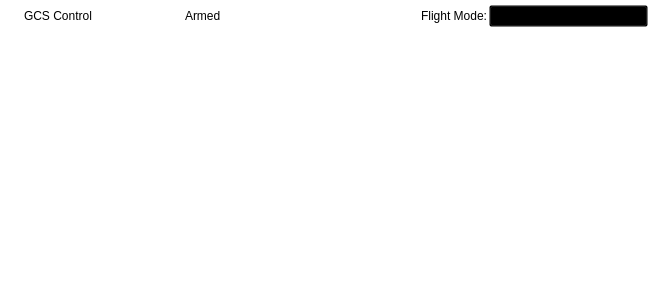
<?xml version="1.0" encoding="UTF-8"?>
<ui version="4.0">
 <class>GCSControl</class>
 <widget class="QWidget" name="GCSControl">
  <property name="geometry">
   <rect>
    <x>0</x>
    <y>0</y>
    <width>653</width>
    <height>295</height>
   </rect>
  </property>
  <property name="sizePolicy">
   <sizepolicy hsizetype="Expanding" vsizetype="Expanding">
    <horstretch>0</horstretch>
    <verstretch>0</verstretch>
   </sizepolicy>
  </property>
  <property name="windowTitle">
   <string>Form</string>
  </property>
  <property name="styleSheet">
   <string notr="true">background:transparent</string>
  </property>
  <layout class="QVBoxLayout" name="verticalLayout_2">
   <property name="spacing">
    <number>2</number>
   </property>
   <property name="margin">
    <number>5</number>
   </property>
   <item>
    <layout class="QVBoxLayout" name="verticalLayout">
     <item>
      <layout class="QHBoxLayout" name="horizontalLayout">
       <item>
        <widget class="QCheckBox" name="checkBoxGcsControl">
         <property name="text">
          <string>GCS Control</string>
         </property>
        </widget>
       </item>
       <item>
        <widget class="QCheckBox" name="checkBoxArmed">
         <property name="text">
          <string>Armed</string>
         </property>
        </widget>
       </item>
       <item>
        <widget class="QLabel" name="label">
         <property name="text">
          <string>Flight Mode:</string>
         </property>
         <property name="alignment">
          <set>Qt::AlignRight|Qt::AlignTrailing|Qt::AlignVCenter</set>
         </property>
        </widget>
       </item>
       <item>
        <widget class="QComboBox" name="comboBoxFlightMode"/>
       </item>
      </layout>
     </item>
    </layout>
   </item>
   <item>
    <layout class="QGridLayout" name="gridLayout" columnstretch="0,0,0,0">
     <property name="horizontalSpacing">
      <number>10</number>
     </property>
     <property name="leftMargin">
      <number>0</number>
     </property>
     <item row="0" column="0">
      <widget class="JoystickControl" name="widgetLeftStick" native="true">
       <property name="sizePolicy">
        <sizepolicy hsizetype="Preferred" vsizetype="Preferred">
         <horstretch>0</horstretch>
         <verstretch>0</verstretch>
        </sizepolicy>
       </property>
       <property name="minimumSize">
        <size>
         <width>100</width>
         <height>100</height>
        </size>
       </property>
       <property name="mouseTracking">
        <bool>false</bool>
       </property>
       <property name="styleSheet">
        <string notr="true">background:transparent</string>
       </property>
      </widget>
     </item>
     <item row="0" column="1">
      <spacer name="verticalSpacer">
       <property name="orientation">
        <enum>Qt::Vertical</enum>
       </property>
       <property name="sizeHint" stdset="0">
        <size>
         <width>2</width>
         <height>40</height>
        </size>
       </property>
      </spacer>
     </item>
     <item row="0" column="2">
      <widget class="JoystickControl" name="widgetRightStick" native="true">
       <property name="sizePolicy">
        <sizepolicy hsizetype="Preferred" vsizetype="Preferred">
         <horstretch>0</horstretch>
         <verstretch>0</verstretch>
        </sizepolicy>
       </property>
       <property name="minimumSize">
        <size>
         <width>100</width>
         <height>100</height>
        </size>
       </property>
      </widget>
     </item>
    </layout>
   </item>
  </layout>
 </widget>
 <customwidgets>
  <customwidget>
   <class>JoystickControl</class>
   <extends>QWidget</extends>
   <header>joystickcontrol.h</header>
   <container>1</container>
  </customwidget>
 </customwidgets>
 <resources/>
 <connections/>
</ui>
